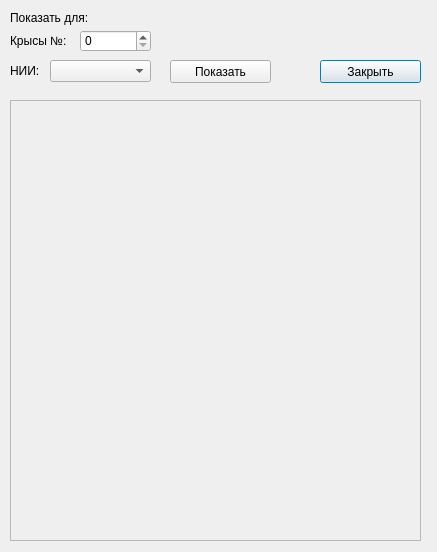
<?xml version="1.0" encoding="UTF-8"?>
<ui version="4.0">
 <class>AllResults</class>
 <widget class="QDialog" name="AllResults">
  <property name="geometry">
   <rect>
    <x>0</x>
    <y>0</y>
    <width>437</width>
    <height>552</height>
   </rect>
  </property>
  <property name="windowTitle">
   <string>Результаты</string>
  </property>
  <widget class="QScrollArea" name="scrollArea">
   <property name="geometry">
    <rect>
     <x>10</x>
     <y>100</y>
     <width>411</width>
     <height>441</height>
    </rect>
   </property>
   <property name="widgetResizable">
    <bool>true</bool>
   </property>
   <widget class="QWidget" name="scrollAreaWidgetContents">
    <property name="geometry">
     <rect>
      <x>0</x>
      <y>0</y>
      <width>409</width>
      <height>439</height>
     </rect>
    </property>
   </widget>
  </widget>
  <widget class="QPushButton" name="exitButton">
   <property name="geometry">
    <rect>
     <x>320</x>
     <y>60</y>
     <width>101</width>
     <height>23</height>
    </rect>
   </property>
   <property name="text">
    <string>Закрыть</string>
   </property>
  </widget>
  <widget class="QLabel" name="label">
   <property name="geometry">
    <rect>
     <x>10</x>
     <y>10</y>
     <width>81</width>
     <height>16</height>
    </rect>
   </property>
   <property name="text">
    <string>Показать для:</string>
   </property>
  </widget>
  <widget class="QLabel" name="label_2">
   <property name="geometry">
    <rect>
     <x>10</x>
     <y>30</y>
     <width>61</width>
     <height>21</height>
    </rect>
   </property>
   <property name="text">
    <string>Крысы №: </string>
   </property>
  </widget>
  <widget class="QLabel" name="label_3">
   <property name="geometry">
    <rect>
     <x>10</x>
     <y>60</y>
     <width>31</width>
     <height>21</height>
    </rect>
   </property>
   <property name="text">
    <string>НИИ: </string>
   </property>
  </widget>
  <widget class="QSpinBox" name="ratNumberSpinBox">
   <property name="geometry">
    <rect>
     <x>80</x>
     <y>30</y>
     <width>71</width>
     <height>22</height>
    </rect>
   </property>
   <property name="maximum">
    <number>9999</number>
   </property>
  </widget>
  <widget class="QComboBox" name="RIComboBox">
   <property name="geometry">
    <rect>
     <x>50</x>
     <y>60</y>
     <width>101</width>
     <height>22</height>
    </rect>
   </property>
  </widget>
  <widget class="QPushButton" name="showPushButton">
   <property name="geometry">
    <rect>
     <x>170</x>
     <y>60</y>
     <width>101</width>
     <height>23</height>
    </rect>
   </property>
   <property name="text">
    <string>Показать</string>
   </property>
  </widget>
 </widget>
 <resources/>
 <connections/>
</ui>
